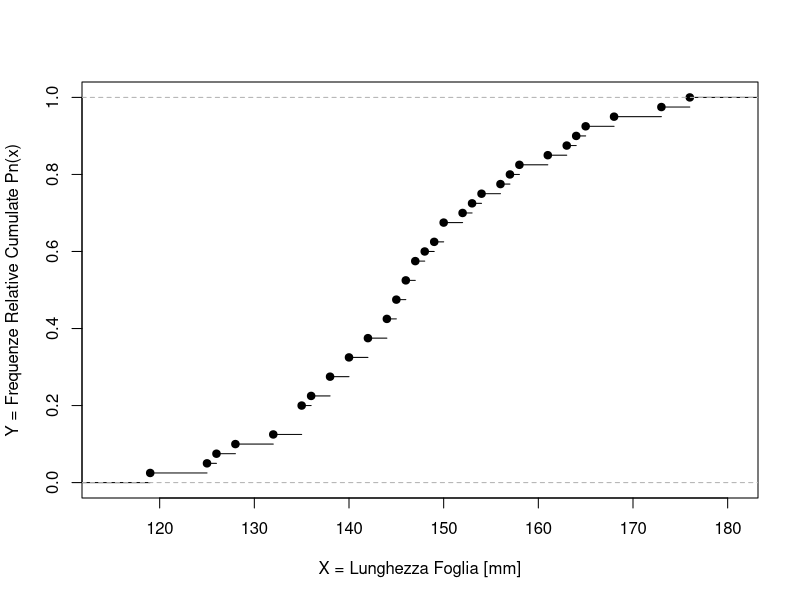
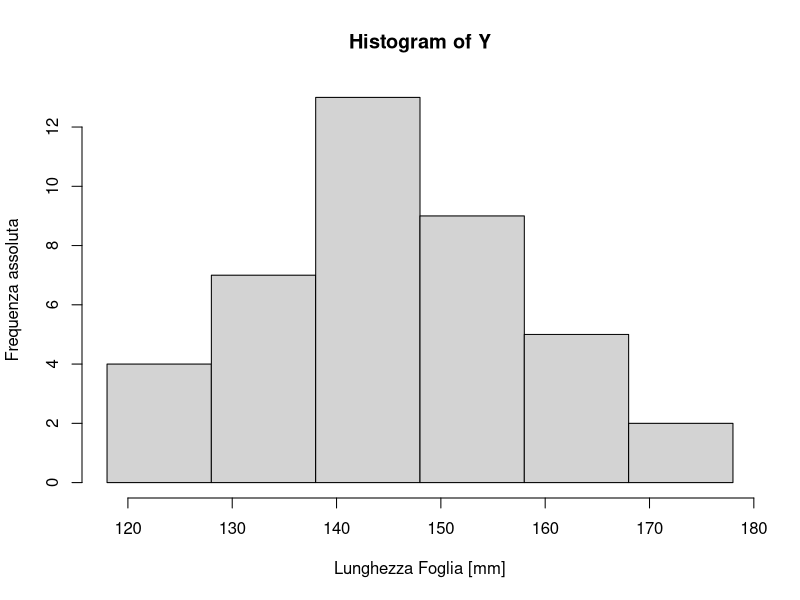
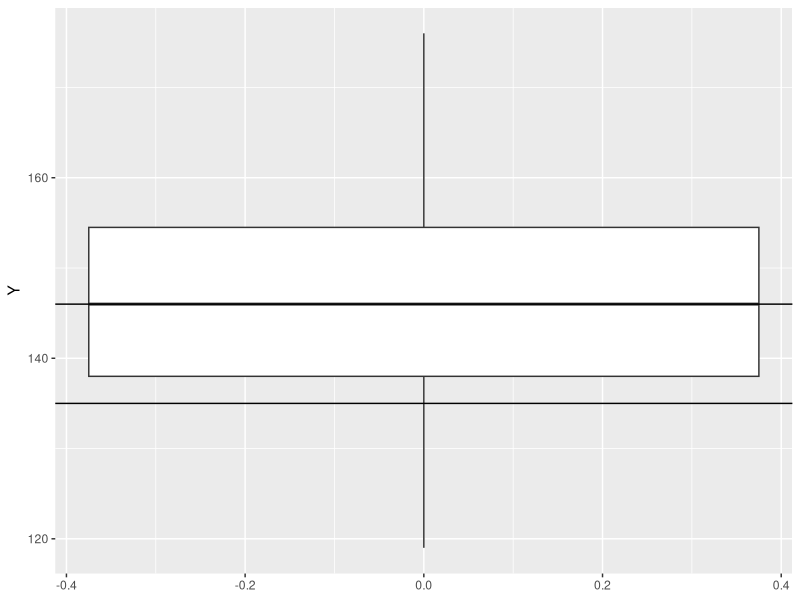
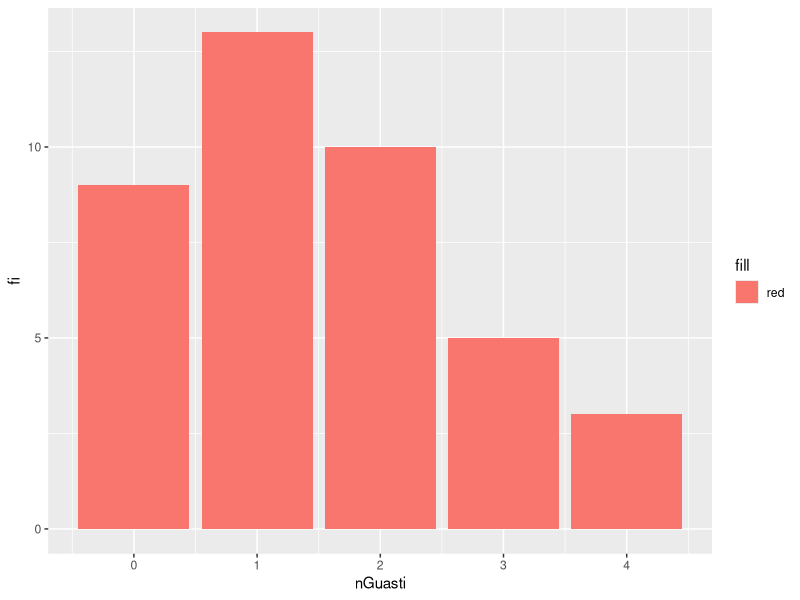
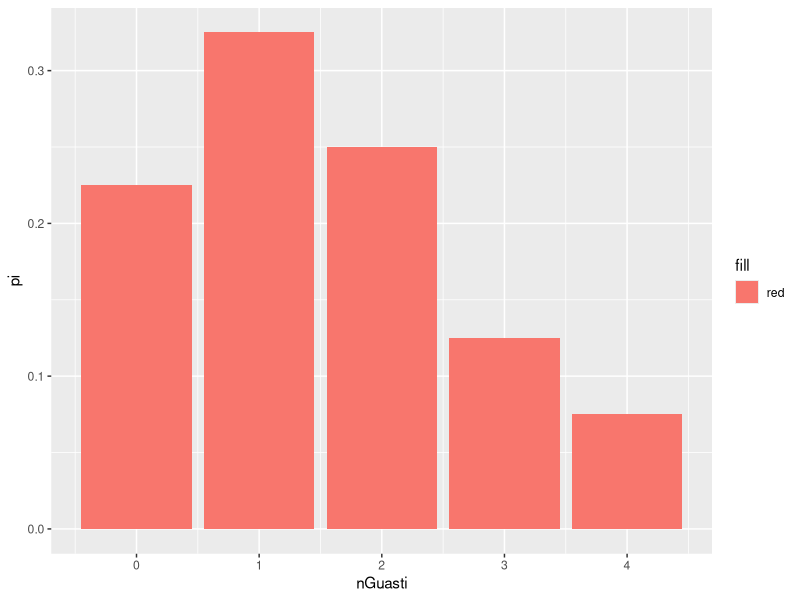
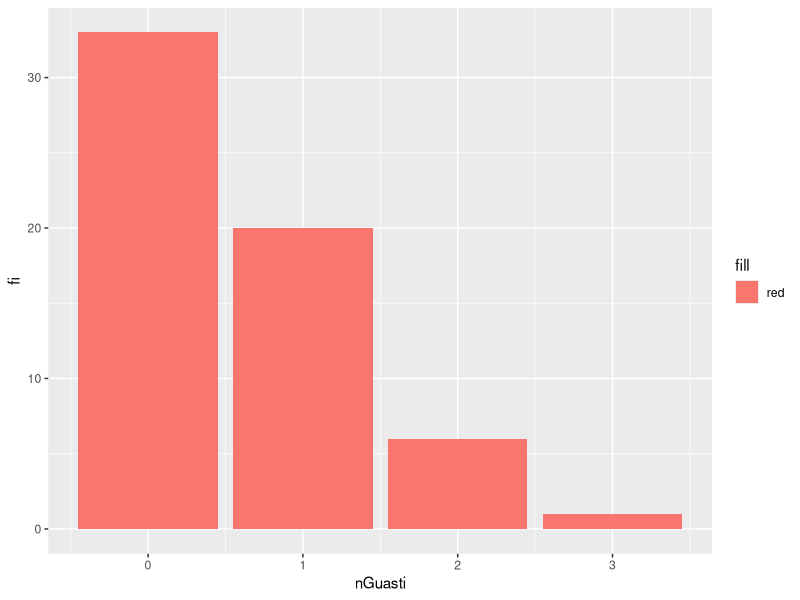
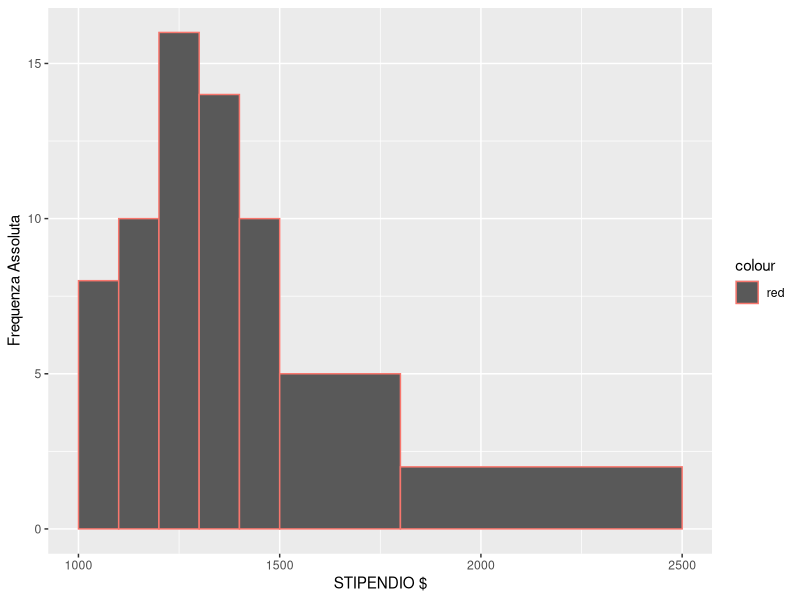
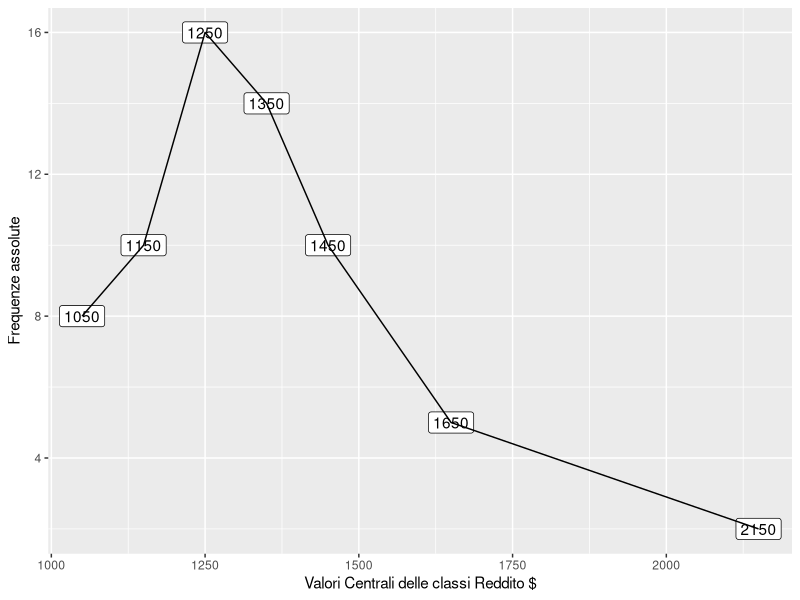

These figures' R source, in order:
## ---- chunk 1
library("ggplot2")
## ---- chunk 2
library("dplyr")
library("ggplot2")
## ---- chunk 3
#vettore unidimensionale in quanto vi è un'unica variabile di riferimento
Y = c(138,164,150,132,144,125,149,157,146,158,140,147,136,148,152,144,168,126,138,176,163,119,154,165,146,173,142,147,135,153,140,135,161,145,135,142,150,156,145,128)
(n=length(Y)) #numero di osservazioni totali
# SUPPORTO DI Y
(Sy=unique(Y))
## ---- chunk 4
# frequenze assolute per ogni valore del supporto
Fy = table(Y)
# frequenze relative per ogni valore del supporto
Py = table(Y)/length(Y)

FreqTable = data.frame(table(Y))


data.frame(cumsum(table(Y)))
#frequenze relative cumulate
(FreqRelCum=   data.frame(Y=sort(Sy),Pn=cumsum(table(Y)/length(Y))))
# ecdf() funzione di ripartizione empirica
plot(ecdf(Y),main=" ",xlab="X = Lunghezza Foglia [mm]", ylab="Y = Frequenze Relative Cumulate Pn(x)")

classIntervals=c(118,128,138,148,158,168,178) 

# tabella delle frequenze assolute per le classi di valori
table(cut(Y,classIntervals))
# frequenza assolute cumulate
cumFreqAss = cumsum( 
  table(cut(Y,classIntervals)) 
)


#tabella frequenze relative
table(
  cut(Y , classIntervals )
)/length(Y)
# frequenze relative cumulate
cumsum(
  table(cut(Y,classIntervals))/length(Y)
)


## ---- chunk 5
# crea l'istogramma impostando le basi dell'asse X come le classi definite in precedenza
hist(Y,classIntervals,xlab = "Lunghezza Foglia [mm]",ylab = "Frequenza assoluta")


## ---- chunk 6

## ---- chunk 7
moda = function(v){
  tmp = unique(v)
 Sy[which.max(tabulate(match(v,tmp)) )]
}
(modaY=moda(Y))


## ---- chunk 8
(medianaY = median(Y))

# frequenze relative cumulate
freqRelCum = cumsum(table(Y)/length(Y))



quantile(Y,c(0.25,0.5,0.75))

median(Y) == quantile(Y,0.5)
## ---- chunk 9
ggplot(data.frame(Y)) + geom_boxplot(aes(y=Y)) + geom_hline(yintercept = modaY)  + geom_hline(yintercept = medianaY,aes(color = "blue")) 
## ---- chunk 10
(dimRange = max(Y)-min(Y))
(range = c(min(Y),max(Y)))
## ---- chunk 11
(Scy = quantile(Y,0.75)-quantile(Y,0.25))

FreqRelCum[FreqRelCum$Pn>=0.75,"Y"][1] - FreqRelCum[FreqRelCum$Pn>=0.25,"Y"][1]
## ---- chunk 12
Sy_FIAT = c(0,1,2,3,4)   #Supporto di Y_FIAT , 
Sy_OPEL = c(0,1,2,3)


(FreqFIAT = data.frame(nGuasti = c(0,1,2,3,4), fi = c(9,13,10,5,3)))
# calcola le frequenze relative
(FreqFIAT = FreqFIAT %>% mutate(pi=fi/sum(fi)))

if (sum(FreqFIAT$pi) == 1){
  print("LA SOMMA DELLE FREQUENZE RELATIVE CORRISPONDE AL 100%")
}


ggplot(FreqFIAT) + geom_col(aes(nGuasti,fi,fill="red"))
# I DUE GRAFICI SONO ANALOGHI
ggplot(FreqFIAT) + geom_col(aes(nGuasti,pi,fill="red"))

# funzione per il calcolo delle frequenze cumulate assolute o relative
calcolaFreqCum = function(arr){
  a = c(arr[1])
  for (i in 2:length(arr)){
    a = append(a,arr[i]+a[i-1])
  }
  return (a)
}


## ---- chunk 13
(FreqFIAT = FreqFIAT %>% mutate(Fi=calcolaFreqCum(fi))    )

(FreqFIAT = FreqFIAT %>% mutate(Pi=calcolaFreqCum(pi))    )



FreqOPEL = data.frame(nGuasti = c(0,1,2,3), fi = c(33,20,6,1))
# calcola le frequenze relative
FreqOPEL = FreqOPEL %>% mutate(pi=fi/sum(fi))

if (sum(FreqOPEL$pi) == 1){
  print("LA SOMMA DELLE FREQUENZE RELATIVE CORRISPONDE AL 100%")
}

ggplot(FreqOPEL) + geom_col(aes(nGuasti,fi,fill="red")) 


(FreqOPEL = FreqOPEL  %>% mutate(Fi=calcolaFreqCum(fi))  )

(FreqOPEL = FreqOPEL  %>% mutate(Pi=calcolaFreqCum(pi))  )
## ---- chunk 14
(ModaFIAT = FreqFIAT[FreqFIAT$fi == max(FreqFIAT$fi),"nGuasti" ])

(ModaOPEL = FreqOPEL[FreqOPEL$fi == max(FreqOPEL$fi),"nGuasti" ])
## ---- chunk 15
(MedianaFIAT = FreqFIAT[FreqFIAT$Pi >=0.5 ,"nGuasti" ][1])


(MedianaOPEL = FreqOPEL[FreqOPEL$Pi >=0.5 ,"nGuasti" ][1])
## ---- chunk 16
calcolaMedia = function(valori,frequenze){
  somma =0
    for (i in 1:length(valori)){
      somma = somma + (valori[i]*frequenze[i])
    }
  return (somma)
}

(MediaFIAT = calcolaMedia(FreqFIAT$nGuasti,FreqFIAT$pi))
(MediaOPEL = calcolaMedia(FreqOPEL$nGuasti,FreqOPEL$pi))
## ---- chunk 17
calcolaVarianza = function(valori,frequenze,media){
  somma = 0
  for (i in 1:length(valori)){
    somma = somma + (((valori[i]-media)**2) *frequenze[i])
  }
  return (1/sum(frequenze)*somma)
}

(VarianzaFIAT = calcolaVarianza(FreqFIAT$nGuasti,FreqFIAT$fi,MediaFIAT))


(VarianzaOPEL = calcolaVarianza(FreqOPEL$nGuasti,FreqOPEL$fi,MediaOPEL))
## ---- chunk 18
(sigmaFIAT = VarianzaFIAT**0.5)
(sigmaOPEL = VarianzaOPEL**0.5)

(CV_FIAT = sigmaFIAT / abs(MediaFIAT))
(CV_OPEL = sigmaOPEL / abs(MediaOPEL))
## ---- chunk 19
(FreqTable = data.frame(Low = c(1000,1100,1200,1300,1400,1500,1800),High= c(1100,1200,1300,1400,1500,1800,2500),fi = c(8,10,16,14,10,5,2)))
# calcolo frequenza relativa

(FreqTable = FreqTable %>% mutate(pi = fi/sum(fi)))
if (sum(FreqTable$pi) == 1){
  print("LA SOMMA DELLE FREQUENZE RELATIVE CORRISPONDE AL 100%")
}


(FreqTable = FreqTable %>% mutate(Fi=calcolaFreqCum(fi))    )

(FreqTable = FreqTable %>% mutate(Pi=calcolaFreqCum(pi))    )





ggplot(FreqTable) + geom_col(aes((High+Low)/2,fi,width =(High-Low),color="red")) + labs(x="STIPENDIO $",y="Frequenza Assoluta")



ggplot(FreqTable,aes((High+Low)/2,fi)) + geom_label(aes(label=(High+Low)/2  ))+geom_line()  + labs(x="Valori Centrali delle classi Reddito $",y="Frequenze assolute") 
## ---- chunk 20
(ClasseMediana = FreqTable[FreqTable$Pi >= 0.5,c("Low","High")][1,])
## ---- chunk 21
(Yc = (FreqTable$Low+FreqTable$High)/2)
(MediaClassi = calcolaMedia(Yc,FreqTable$pi))



## ---- chunk 22
(VarianzaClassi= calcolaVarianza(Yc,FreqTable$fi,MediaClassi))
## ---- chunk 23
(Tabella = data.frame(
  Regione = 1:10,
  Alcol = c(6.47,6.13,6.19,4.89,5.63,4.52,5.89,4.79,5.27,6.08),
  Tabacco = c(4.03,3.76,3.77,3.34,3.47,2.92,3.2,2.71,3.53,4.51)
))

X = Tabella$Alcol
Y = Tabella$Tabacco
## ---- chunk 24
(X_Varianza= mean(X**2) - mean(X)**2)
## ---- chunk 25
(CovarianzaXY = mean(X*Y) - mean(X)*mean(Y))
## ---- chunk 26
(beta = CovarianzaXY / X_Varianza)
## ---- chunk 27

(alfa = mean(Y) - beta*mean(X))


## ---- chunk 28
# Ys = Ystimata
(Ystimata = beta*X + alfa)
## ---- chunk 29
# E  = ErroriStimati
(ErroriStimati = Y - Ystimata)
## ---- chunk 30
(Ys_Varianza = mean(Ystimata**2) - mean(Ystimata)**2)          
(Es_Varianza = mean(ErroriStimati**2) - mean(ErroriStimati)**2)         


(Y_Varianza = mean(Y**2) - (mean(Y))**2)
# ==
Ys_Varianza + Es_Varianza



## ---- chunk 31
(RQuadro = Ys_Varianza / Y_Varianza)
(RQuadro = 1-(Es_Varianza / Y_Varianza))

## ---- chunk 32
(sigmaX = X_Varianza**0.5)
(sigmaY = Y_Varianza**0.5)

(rho = beta*sigmaX/sigmaY)

(rho = (CovarianzaXY*sigmaX)/(X_Varianza*sigmaY))


(rho**2)
(RQuadro)

## ---- chunk 33
ggplot(Tabella,aes(x=X,y=Y)) +geom_point() + geom_abline(aes(intercept=alfa,slope=beta)) + geom_segment(aes(yend = Ystimata,xend=X)) 


## ---- chunk 34
Tabella = data.frame(
  X = c(1.44,4.36,5.47,3.39,3.92,2.12,0.92,5.63,5.76,2.72,2.71,3.62,4.05,1.63,0.24),
  Y = c(10,798,816,42,155,51,3,832,1275,18,46,81,186,10,2)
)

X = Tabella$X
Y = Tabella$Y

## ---- chunk 35
(CovarianzaXY = mean(X*Y) - mean(X)*mean(Y))
## ---- chunk 36
(X_Varianza = mean((X-mean(X))**2))
(Y_Varianza = mean((Y-mean(Y))**2))
# Disuguaglianza di Cauchy-Schwarz
-1*(X_Varianza*Y_Varianza) <= CovarianzaXY && CovarianzaXY<= (X_Varianza*Y_Varianza)

## ---- chunk 37
(beta= CovarianzaXY / X_Varianza)
(alfa = mean(Y) - beta*mean(X))
## ---- chunk 38
(Ystimata = alfa + beta*X)
(Ys_Varianza = mean((Ystimata-mean(Ystimata))**2))
## ---- chunk 39
(ErroriStimati = Y - Ystimata)
(Es_Varianza = mean((ErroriStimati - mean(ErroriStimati))**2))
## ---- chunk 40
Ys_Varianza + Es_Varianza == Y_Varianza
## ---- chunk 41
(Rquadro = Ys_Varianza / Y_Varianza)
(Rquadro = 1 - (Es_Varianza / Y_Varianza))



## ---- chunk 42
(rhoXY = CovarianzaXY / (X_Varianza*Y_Varianza))
Rquadro

rhoXY**2
## ---- chunk 43
ggplot(Tabella,aes(x=X,y=Y)) + geom_point() + geom_abline(aes(intercept=alfa,slope=beta)) + geom_segment(aes(yend=Ystimata,xend=X))

ggsave("LinearPlot.png")
## ---- chunk 44

Tabella2 = Tabella %>% mutate(Y = log(Y))


Y = Tabella2$Y
X = Tabella2$X
## ---- chunk 45
(CovarianzaXY = mean(X*Y) - mean(X)*mean(Y))
## ---- chunk 46
(X_Varianza = mean((X-mean(X))**2))
(Y_Varianza = mean((Y-mean(Y))**2))
# Disuguaglianza di Cauchy-Schwarz
-1*(X_Varianza*Y_Varianza) <= CovarianzaXY && CovarianzaXY<= (X_Varianza*Y_Varianza)

## ---- chunk 47
(beta= CovarianzaXY / X_Varianza)
(alfa = mean(Y) - beta*mean(X))
## ---- chunk 48
(Ystimata = alfa + beta*X)
(Ys_Varianza = mean((Ystimata-mean(Ystimata))**2))
## ---- chunk 49
(ErroriStimati = Y - Ystimata)
(Es_Varianza = mean((ErroriStimati - mean(ErroriStimati))**2))
## ---- chunk 50
Ys_Varianza + Es_Varianza == Y_Varianza
## ---- chunk 51
(Rquadro = Ys_Varianza / Y_Varianza)
(Rquadro = 1 - (Es_Varianza / Y_Varianza))



## ---- chunk 52
(rhoXY = CovarianzaXY / (X_Varianza*Y_Varianza))
Rquadro

rhoXY**2
## ---- chunk 53
ggplot(Tabella2,aes(x=X,y=Y)) + geom_point() + geom_abline(aes(intercept=alfa,slope=beta)) + geom_segment(aes(yend=Ystimata,xend=X))
ggsave("LogPlot.png")
## ---- chunk 54
(Tabella = data.frame(
  X = c(2,2,2,2,4,4,5,5,5,6,6,6,6,6),
  Y = c(0.457,0.712,1.429,0.363,2.5,1.58,4.217,2.521,3.022,3.235,3.666,2.739,3.644,3.93)
))
X = Tabella$X
Y = Tabella$Y
## ---- chunk 55
(CovarianzaXY = mean(X*Y) - mean(X)*mean(Y))
## ---- chunk 56
(X_Varianza = mean((X-mean(X))**2))
(Y_Varianza = mean((Y-mean(Y))**2))
# Disuguaglianza di Cauchy-Schwarz
-1*(X_Varianza*Y_Varianza) <= CovarianzaXY && CovarianzaXY<= (X_Varianza*Y_Varianza)

## ---- chunk 57
(beta= CovarianzaXY / X_Varianza)
(alfa = mean(Y) - beta*mean(X))
## ---- chunk 58
(Ystimata = alfa + beta*X)
(Ys_Varianza = mean((Ystimata-mean(Ystimata))**2))
## ---- chunk 59
(ErroriStimati = Y - Ystimata)
(Es_Varianza = mean((ErroriStimati - mean(ErroriStimati))**2))
## ---- chunk 60
Ys_Varianza + Es_Varianza == Y_Varianza
## ---- chunk 61
(Rquadro = Ys_Varianza / Y_Varianza)
(Rquadro = 1 - (Es_Varianza / Y_Varianza))



## ---- chunk 62
(rhoXY = CovarianzaXY / (X_Varianza*Y_Varianza))
Rquadro

rhoXY**2
## ---- chunk 63

ggplot(Tabella,aes(x=X,y=Y)) + geom_point() + geom_abline(aes(intercept=alfa,slope=beta)) + geom_segment(aes(yend=Ystimata,xend=X))


## ---- chunk 64

